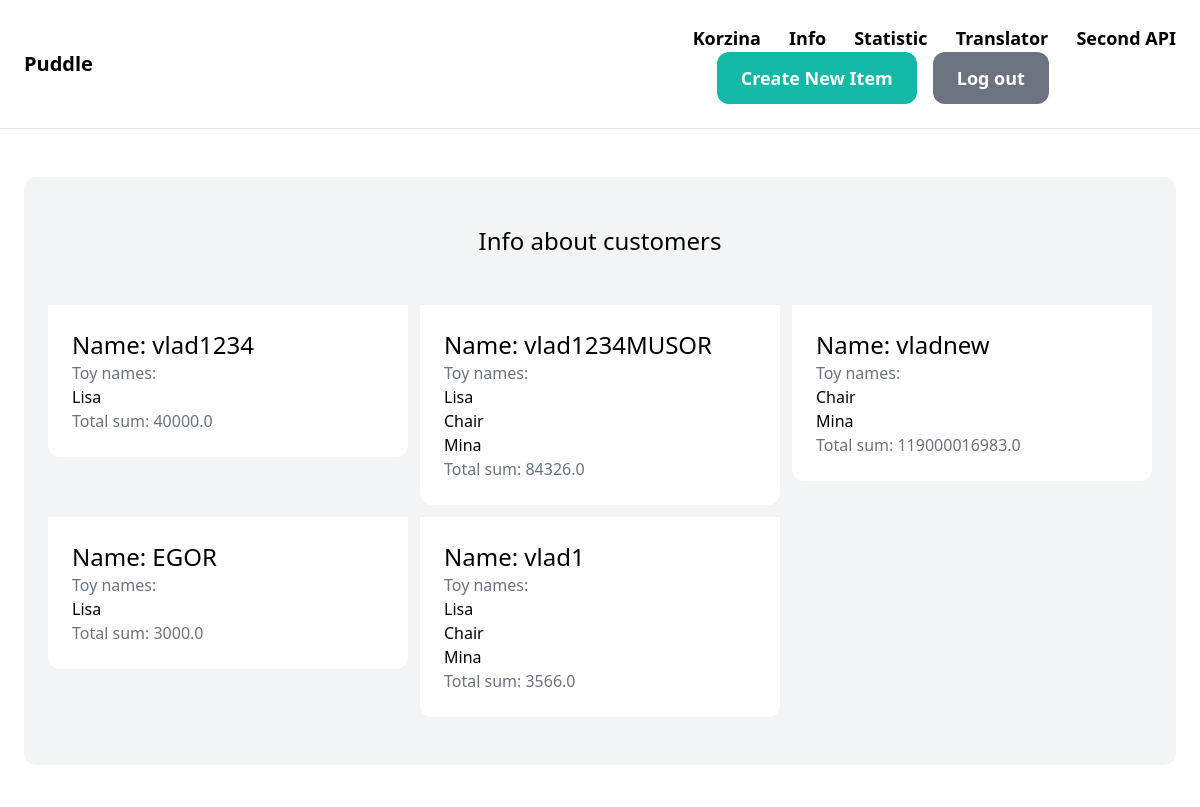
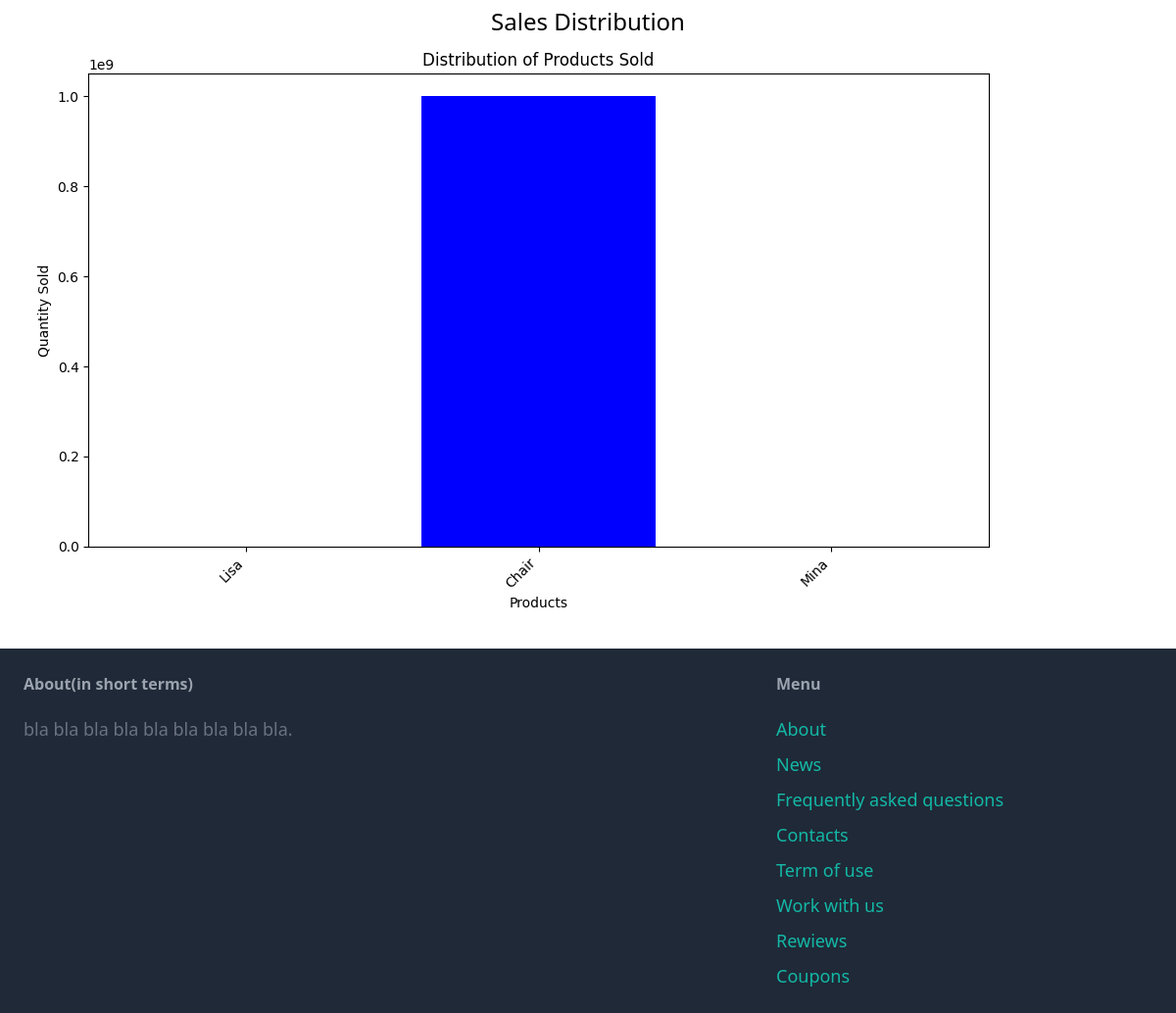
The page /sales_info/ (signed in) on the database its author committed (2 pictures, top to bottom).
### core/models.py (models this page shows, shortened)
class User(AbstractUser):
    date_of_birth = models.DateField('date_of_birth', null=True, blank=True)
    address = models.CharField('address', max_length=255, blank=True)
    number = models.CharField('phone number', max_length=20, blank=True)
    has_rewiews=models.BooleanField('has_rewiews', default=False)
    user_permissions = models.ManyToManyField(Permission, related_name='custom_user_set')

### toys/models.py (models this page shows, shortened)
class Product(models.Model):
    id = models.AutoField(primary_key=True)
    name=models.CharField(max_length=200)
    product_code = models.CharField(max_length=50)
    price=models.FloatField(null=False, blank=False)
    image=models.ImageField(upload_to='product_images/',blank=True,null=True,default='product_images/FCxARCPWYAEi9ux.jpg')
    status=models.CharField(max_length=100)
    product_type_id = models.ForeignKey(ProductType, on_delete=models.CASCADE)
    amount=models.IntegerField(null=True)

### core/views.py (the view)
# urls.py: path('sales_info/',views.sales_info,name='sales_info'),
def sales_info(request):
    users_with_zakazi = User.objects.filter(zakazchik__isnull=False)
    UserInfo = namedtuple('UserInfo', ['user', 'orders', 'total_sum'])
    user_info_list = []
    for user in users_with_zakazi:
        user_orders = user.zakazchik.sale_set.all()
        total_sum = sum(order.quantity * order.product_id.price for order in user_orders)
        orders = list(set(order.product_id.name for order in user_orders))
        user_info_list.append(UserInfo(user=user, orders=orders, total_sum=total_sum))
    sales_dict, img_path = build_distribution()
    img_url = os.path.join(settings.MEDIA_URL, 'sales_distribution.png')
    return render(request, 'core/sales_info.html', {'user_info_list': user_info_list,'img_url': img_url})

### core/views.py (called while the page is built)
def build_distribution():
    sales = Sale.objects.all()
    sales_dict = {}
    for sale in sales:
        if sale.product_id.name in sales_dict:
            sales_dict[sale.product_id.name] += sale.quantity
        else:
            sales_dict[sale.product_id.name] = sale.quantity
    products = list(sales_dict.keys())
    quantities = list(sales_dict.values())
    plt.figure(figsize=(10, 6))
    plt.bar(products, quantities, color='blue')
    plt.xlabel('Products')
    plt.ylabel('Quantity Sold')
    plt.title('Distribution of Products Sold')
    plt.xticks(rotation=45, ha='right')
    plt.tight_layout()
    img_path = os.path.join(settings.MEDIA_ROOT, 'sales_distribution.png')
    plt.savefig(img_path)
    plt.close()
    return sales_dict, img_path

### core/templates/core/sales_info.html
{% extends 'core/base.html' %}
{% block content %}
<div class="mt-6 px-6 py-12 bg-gray-100 rounded-xl">
    <h2 class="mb-12 text-2xl text-center">Info about customers</h2>
    <div class="grid grid-cols-3 gap-3">
        {% for user_info in user_info_list %}
            <div>
                <div class="p-6 bg-white rounded-b-xl">
                    <h2 class="text-2xl">Name: {{ user_info.user.username }}</h2>
                    <p class="text-gray-500">Toy names:</p>
                    <ul>
                        {% for toy_name in user_info.orders %}
                            <li>{{ toy_name }}</li>
                        {% endfor %}
                    </ul>
                    <p class="text-gray-500">Total sum: {{ user_info.total_sum }}</p>
                </div>
            </div>
        {% endfor %}
    </div>
</div>
<div class="mt-12 text-center">
           <h2 class="text-2xl">Sales Distribution</h2>
           <img src="{{ img_url }}" alt="Sales Distribution">
</div>
{% endblock %}

### rows shown on the page
User: user.username "vlad1234", total_sum "40000.0"
Product: orders "Lisa" "Lisa" "Lisa" "Lisa"
User: user.username "vlad1234MUSOR", total_sum "84326.0"
Product: orders "Chair" "Chair" "Chair"
Product: orders "Mina" "Mina" "Mina"
User: user.username "vladnew", total_sum "119000016983.0"
User: user.username "EGOR", total_sum "3000.0"
User: user.username "vlad1", total_sum "3566.0"
